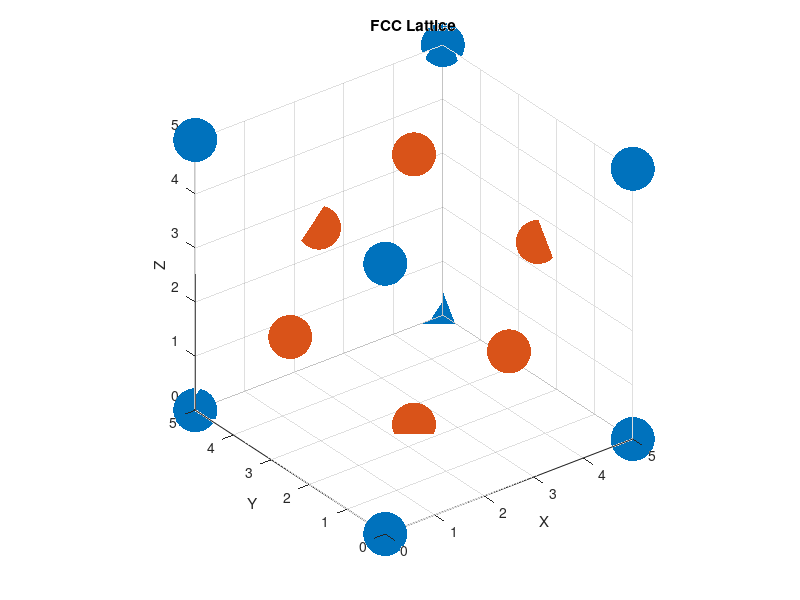

Reproduce this figure in MATLAB.
% FCC Lattice
clc;
clear all;
close all;

a = input('edge lng: ');

% Corner atoms (8 corners)
corner_atoms = [
    0, 0, 0;
    a, 0, 0;
    a, a, 0;
    0, a, 0;
    0, 0, a;
    a, 0, a;
    a, a, a;
    0, a, a
];

% Face-centered atoms (6 faces)
face_atoms = [
    a/2, a/2, 0;
    a/2, a/2, a;
    a/2, a,   a/2;
    a/2, 0,   a/2;
    0,   a/2, a/2;
    a,   a/2, a/2
];

% Plot corner atoms (red)
scatter3(corner_atoms(:,1), ...
         corner_atoms(:,2), ...
         corner_atoms(:,3), ...
         1000, 'red', 'filled');
hold on;

% Plot face atoms (green)
scatter3(face_atoms(:,1), ...
         face_atoms(:,2), ...
         face_atoms(:,3), ...
         1000, 'green', 'filled');

% Axis settings
xlim([0 a]);
ylim([0 a]);
zlim([0 a]);

xlabel('X');
ylabel('Y');
zlabel('Z');

title('FCC Lattice');
grid on;
axis equal;
